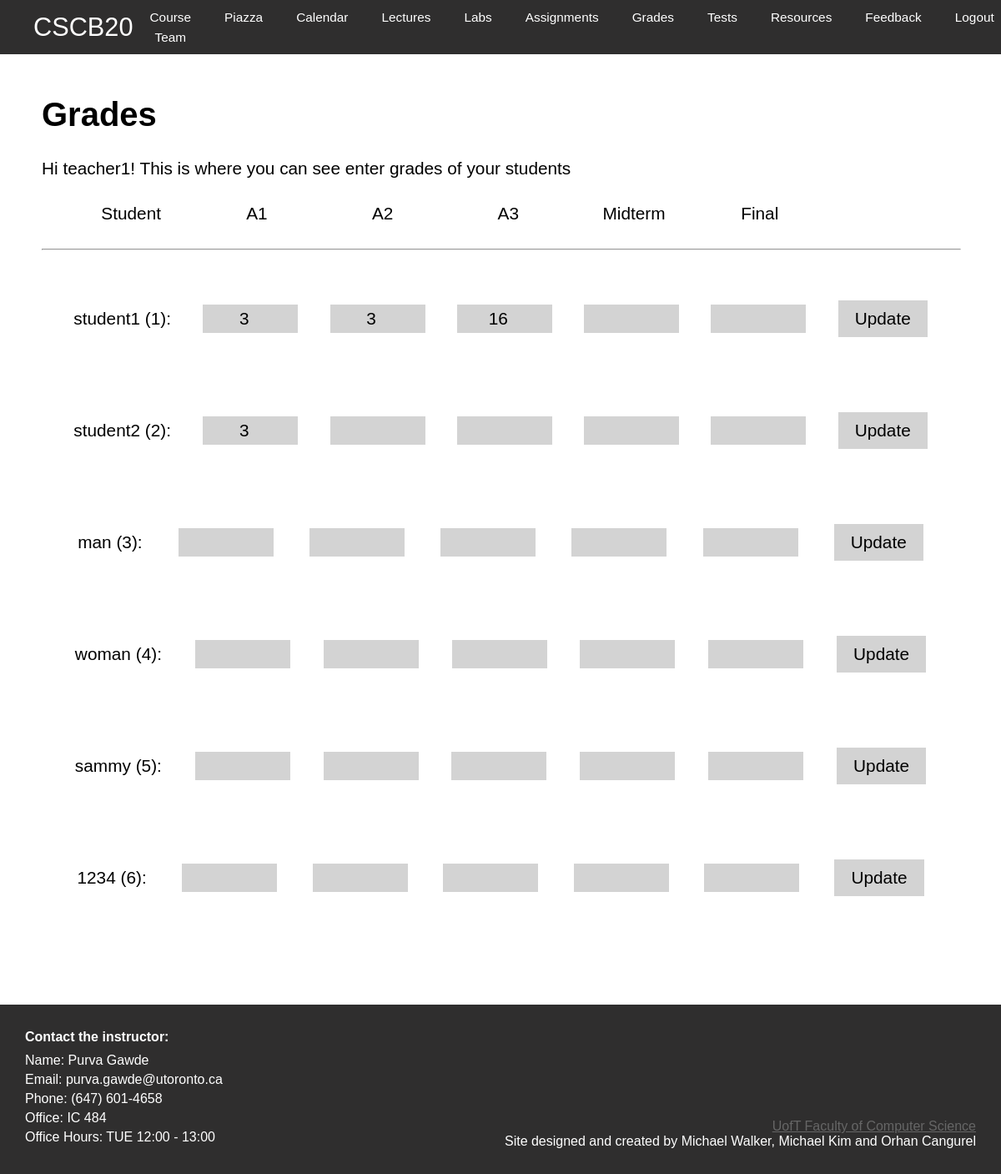
The app's page /grades (signed in), older data.
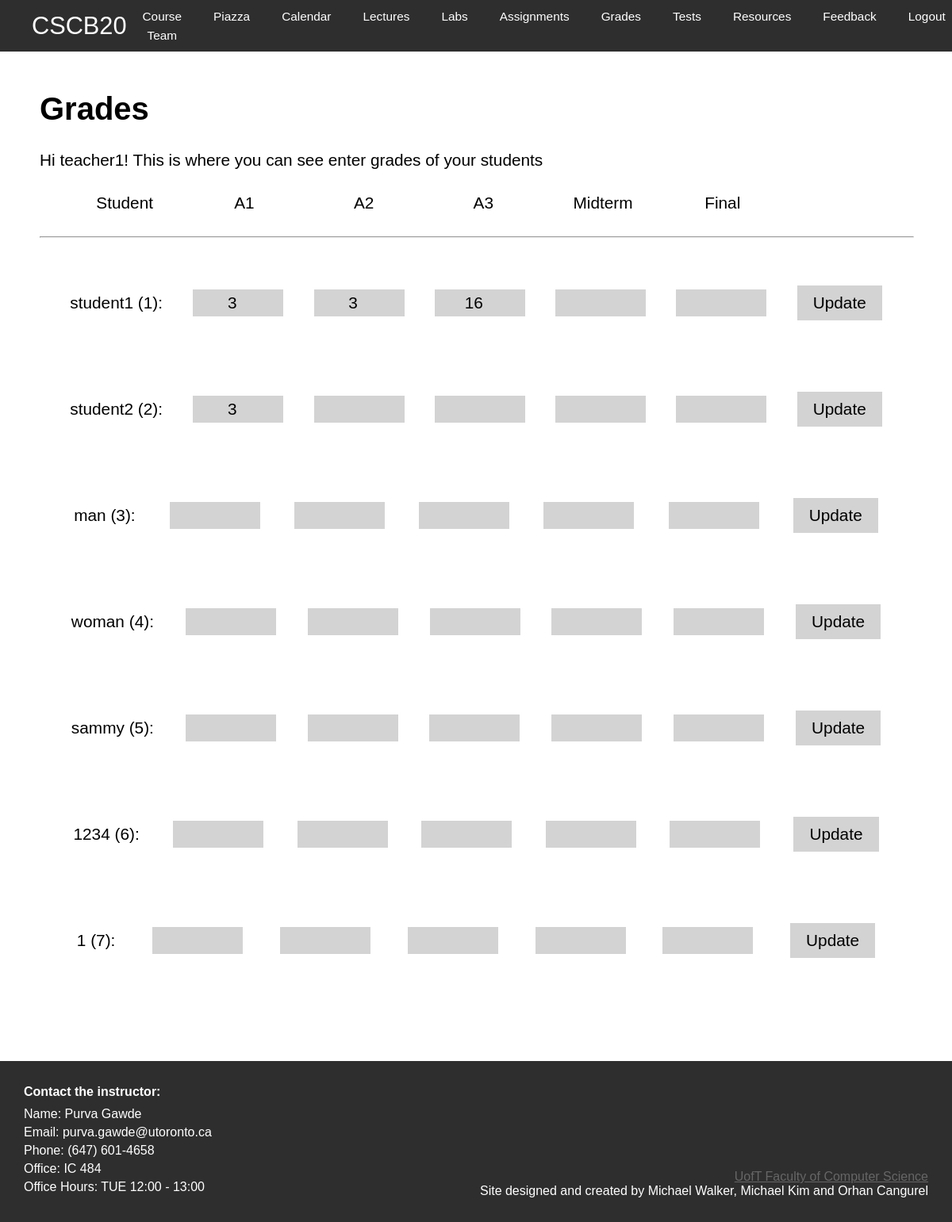
The same page, newer data.
### app.py (models this page shows)
class Mark(db.Model):
    sid=db.Column(db.Integer, primary_key = True, nullable = False)
    a1=db.Column(db.Integer, nullable = False)
    a2=db.Column(db.Integer, nullable = False)
    a3=db.Column(db.Integer, nullable = False)
    midterm=db.Column(db.Integer, nullable = False)
    final=db.Column(db.Integer, nullable = False)

class Student(db.Model):
    id=db.Column(db.Integer, primary_key = True)
    username=db.Column(db.String(20), unique = True, nullable = False)
    email=db.Column(db.String(30), unique = True, nullable = False)
    password=db.Column(db.String(30), nullable = False)

### app.py (the view, shortened to what this page needs)
@app.route('/grades', methods = ['GET', 'POST'])
def grades():
    if (session['type'] == 'Student'):
        student = db.session.query(Student).filter(Student.username == session['name'])
        grades = db.session.query(Mark).get(student[0].id)
        return render_template('student_grades.html', a1 = grades.a1, a2 = grades.a2, a3 = grades.a3, mid = grades.midterm, final = grades.final)
    else:
        grades = db.session.query(Mark, Student).join(Student, Mark.sid == Student.id).all()
        print(grades)
        return render_template('instructor_grades.html', grades=grades)

### templates/instructor_grades.html (shortened to what this page needs)
<!DOCTYPE html>
<html lang="en" dir="ltr">
  <head>
    <link
      rel="stylesheet"
      href="{{ url_for('static', filename='css/instructor_grades.css') }}"
    />
  </head>
  <body>
    {% extends "template.html" %} {% block content %}
    <section id="content">
      <h1>Grades</h1>
      <p>
        Hi {{ session.name }}! This is where you can see enter grades of your
        students
      </p>
      <div class="grades-header">
        <p>Student</p>
        <p>A1</p>
        <p>A2</p>
        <p>A3</p>
        <p>Midterm</p>
        <p>Final</p>
      </div>
      <hr>
        {% for grade, student in grades %}
      <form action="http://127.0.0.1:5000/grades" method="post">
        <label for="sid">{{ student.username }} ({{ grade.sid }}):</label>
        <input type="number" id="a1" name="a1" min="0" max="100" value="{% if grade.a1 != -1 %}{{ grade.a1 }}{% endif %}" oninput="validity.valid||(value='');"/>
        <input type="number" id="a2" name="a2" min="0" max="100" value="{% if grade.a2 != -1 %}{{ grade.a2 }}{% endif %}" oninput="validity.valid||(value='');"/>
        <input type="number" id="a3" name="a3" min="0" max="100" value="{% if grade.a3 != -1 %}{{ grade.a3 }}{% endif %}" oninput="validity.valid||(value='');"/>
        <input type="number" id="mid" name="mid" min="0" max="100" value="{% if grade.midterm != -1 %}{{ grade.midterm }}{% endif %}" oninput="validity.valid||(value='');"/>
        <input type="number" id="final" name="final" min="0" max="100" value="{% if grade.final != -1 %}{{ grade.final }}{% endif %}" oninput="validity.valid||(value='');"/>
        <input type="submit" value="Update"></input>
      </form>
      {% endfor %}
    </section>
    {% endblock %}

### templates/template.html (shortened to what this page needs)
<!DOCTYPE html>
<html lang="en" dir="ltr">
  <head>
    <link
      rel="stylesheet"
      href="{{ url_for('static', filename='css/template.css') }}"
    />
  </head>
  <body>
    <nav id="navbar">
      <h1 class="navbar-title">
        <a href="{{ url_for('home') }}">CSCB20</a>
      </h1>
      <ul class="navbar-links">
        {% if session.name %}
        <li class="navbar-link">
          <a href="{{ url_for('courseteam') }}">Course Team</a>
        </li>
        <li class="navbar-link">
          <a href="https://piazza.com/class/lqy466htv8g5xb" target="_blank">Piazza</a>
        </li>
        <li class="navbar-link">
          <a href="{{ url_for('calendar') }}">Calendar</a>
        </li>
        <li class="navbar-link">
          <a href="{{ url_for('lectures') }}">Lectures</a>
        </li>
        <li class="navbar-link">
          <a href="{{ url_for('lab') }}">Labs</a>
        </li>
        <li class="navbar-link">
          <a href="{{ url_for('assignments') }}">Assignments</a>
        </li>
        <li class="navbar-link">
          <a href="{{ url_for('grades') }}">Grades</a>
        </li>
        <li class="navbar-link">
          <a href="{{ url_for('tests') }}">Tests</a>
        </li>
        <li class="navbar-link">
          <a href="{{ url_for('resources') }}">Resources</a>
        </li>
        <li class="navbar-link">
          <a href="{{ url_for('feedback') }}">Feedback</a>
        </li>
        <li class="navbar-link">
          <a href="{{ url_for('logout') }}">Logout</a>
        </li>
        {% endif %}
      </ul>
    </nav>
    {% block content %} {% endblock %}
    <footer>
      <div class="contact">
        <h4>Contact the instructor:</h4>
        <ul>
          <li>Name: Purva Gawde</li>
          <li>Email: purva.gawde@utoronto.ca</li>
          <li>Phone: (647) 601-4658</li>
          <li>Office: IC 484</li>
          <li>Office Hours: TUE 12:00 - 13:00</li>
        </ul>
      </div>
      <div class="copyright">
        <a
          href="https://web.cs.toronto.edu/about/our-department"
          target="”_blank”"
        >
          UofT Faculty of Computer Science
        </a>
        <p>
          Site designed and created by Michael Walker, Michael Kim and Orhan
          Cangurel
        </p>
      </div>
    </footer>
  </body>
</html>

### static/css/instructor_grades.css (style rules this page uses)
#content p { font-size: 1.3em; margin-top: 30px; }
.grades-header { display: flex; width: 43%; justify-content: space-evenly; }
.grades-header p { display: flex; justify-content: space-evenly; width: 9%; margin-bottom: 30px; }
hr { width: 41%; }
form { margin-top: 30px; }
#content label { font-size: 1.3em; }
#content form { display: flex; justify-content: space-evenly; width: 50%; align-items: center; }
#content input[type="number"] { margin-top: 30px; margin-bottom: 30px; padding: 2px; border: none; font-size: 1.3em; background-color: lightgray; width: 10%; text-align: center; height: 30px; align-self: center; }
#content input[type="submit"] { background-color: lightgray; border: none; font-size: 1.3em; margin-top: 30px; margin-bottom: 30px; padding: 10px 20px; }
@media screen and (max-width: 1250px) { #content form { width: 100%; } }
@media screen and (max-width: 1250px) { .grades-header { width: 88%; } }
@media screen and (max-width: 1250px) { hr { width: 100%; } }

### static/css/template.css (style rules this page uses)
* { margin: 0; padding: 0; }
body { font-family: "Source Sans Pro", sans-serif; background-color: #2f2e2e; }
#navbar { width: 100%; height: 45px; background-color: #2f2e2e; padding-top: 10px; padding-bottom: 10px; z-index: 3; position: -webkit-sticky; position: sticky; top: 0; display: flex; justify-content: space-between; align-items: center; }
.navbar-title { margin-left: 40px; font-size: 2.0em; }
.navbar-links { display: flex; justify-content: center; list-style: none; }
.navbar-link a, .navbar-title a { text-decoration: none; color: #fff; line-height: 24px; font-size: 0.96em; font-weight: 100; }
.navbar-link { text-align: center; padding-left: 20px; padding-right: 20px; }
#content { padding: 50px 50px 100px; background-color: white; }
#content h1 { font-size: 2.5em; }
footer { height: auto; background-color: #2f2e2e; color: white; display: flex; justify-content: space-between; padding: 30px; margin-top: auto; }
.contact li { margin-bottom: 5px; list-style-type: none; }
.contact h4 { margin-bottom: 10px; }
.copyright { text-align: right; align-self: flex-end; }
footer a:link { color: #666666; }

Row changes from the older to the newer data that the page shows:
added Mark: username "1", sid "7"
